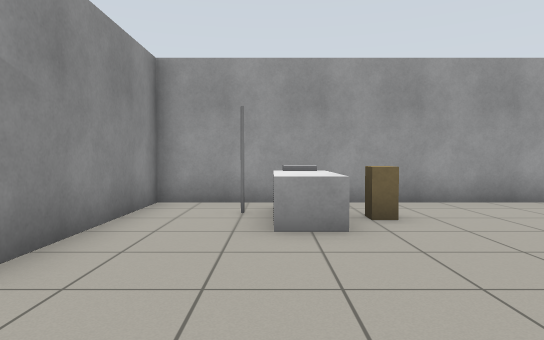
view 1 (above)

16 first-person views from a walk through a robot-simulator world made for Gazebo. The camera is 0.94 m above the floor, tilts 2° down and sees 75° across. The floor is counted in squares, 1 m on a side. Each view is taken from the middle of a square. On the plan, view 1 faces up. The plan holds only what a view shows up to about 12 squares ahead; the rest is blank. Some stock models are drawn as simple stand-ins.

view 2
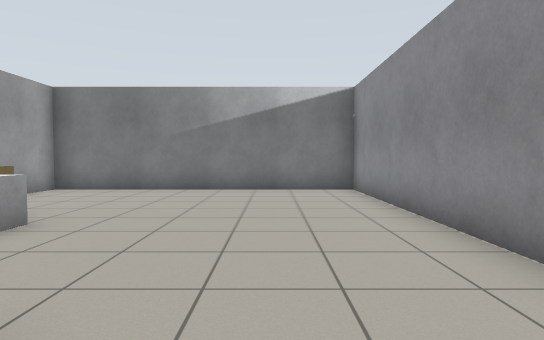

view 3
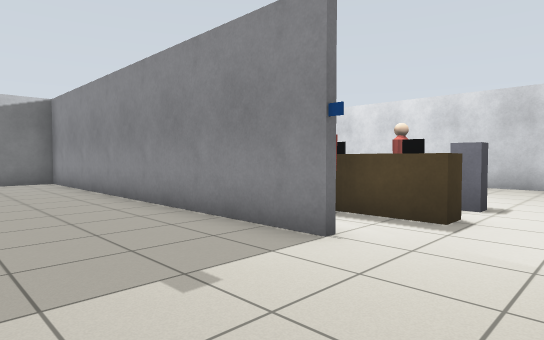

view 4
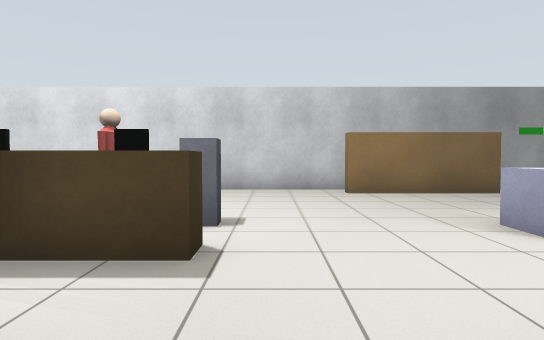

view 5
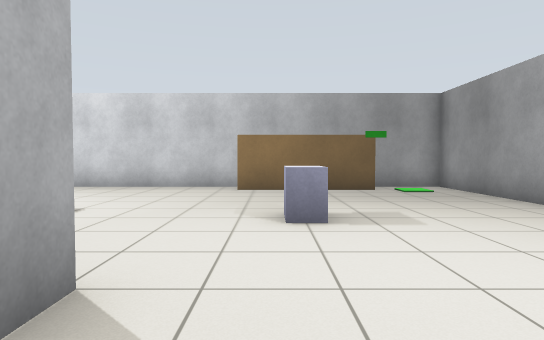

view 6
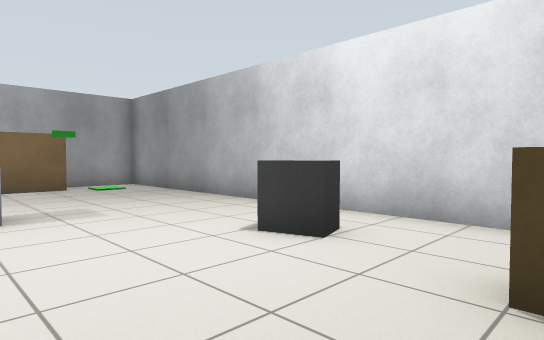

view 7
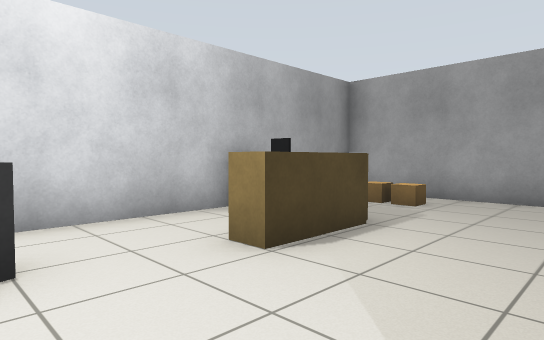

view 8
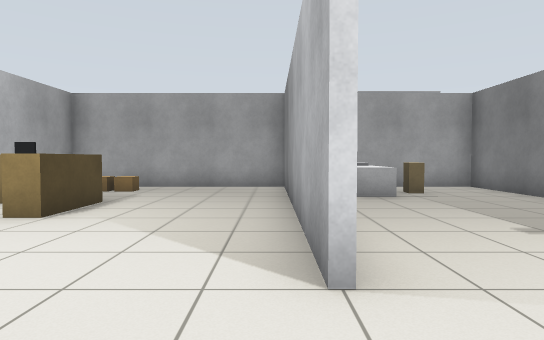

view 9
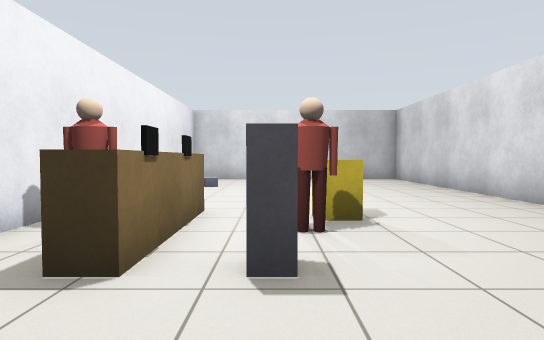

view 10
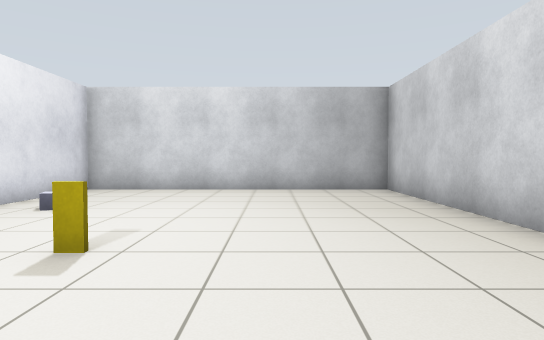

view 11
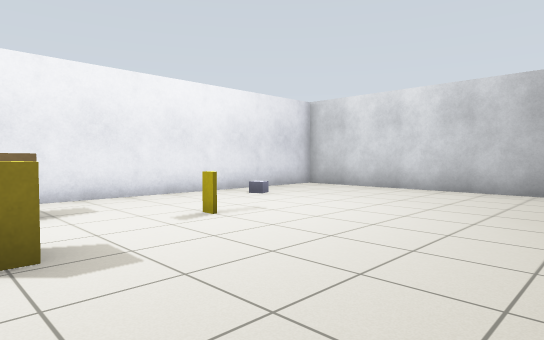

view 12
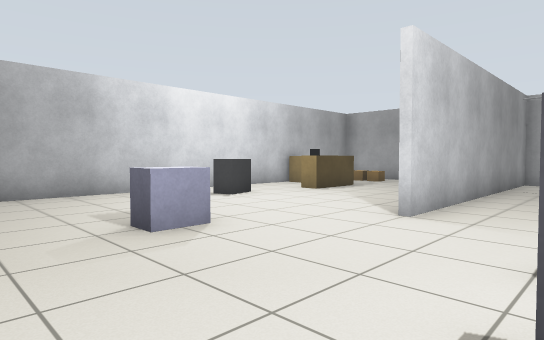

view 13
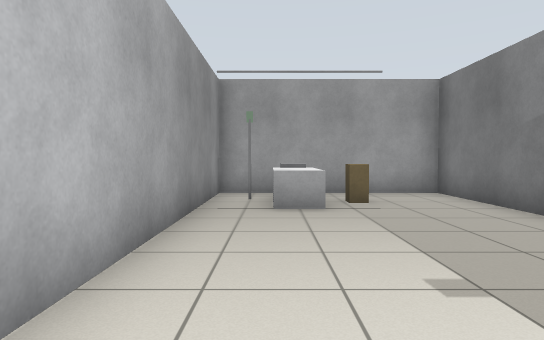

view 14
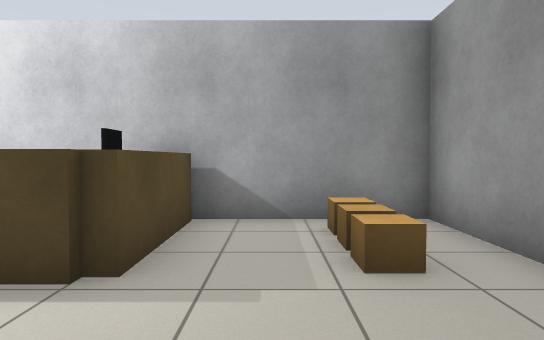

view 15
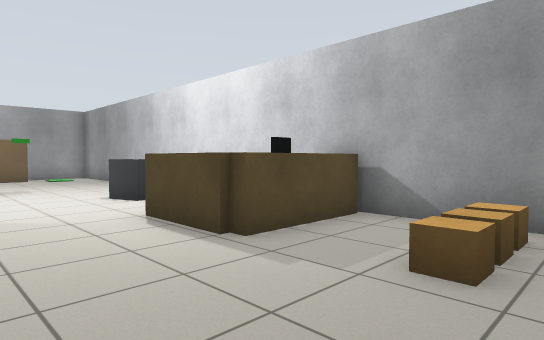

view 16
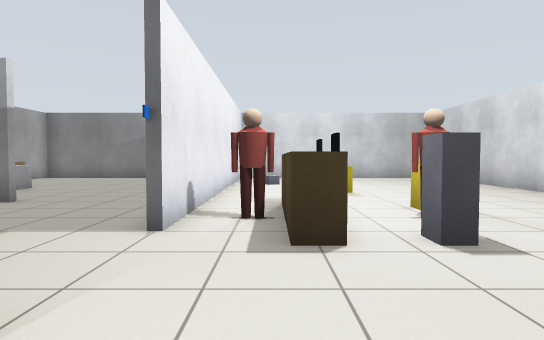

### Floor plan
Points are (right, up) in squares from view 1. A wall is a line through its corners. A room is listed if a view was taken in it or the views show most of it. See-through windows are left out.
Room 1 (view 1)
walls: (-2.4, 7.5) (-2.4, 3); (6.4, -1) (6.4, 7.4) (-3, 7.4); (-2.4, -1.4) (6.5, -1.4)
ways out: opening at (-2, 1) to room 2
objects: white box (0, 5) to (1, 5); grey pole (0, 6); white box (1, 6); brown box (2, 6)
Room 2 (views 2, 3, 4, 5, 6, 7, 8, 9, 10, 11, 12, 13, 14, 15, 16)
walls: (-4.6, -1.4) (-2.4, -1.4); (-8.6, -1.5) (-8.6, 6.9); (-2.6, 2.4) (-2.6, 7.5); (-8.4, 7.5) (-8.4, -1.5); (-3, 7.4) (-15.4, 7.4) (-15.4, -10.4) (6.4, -10.4) (6.4, -1); (-13.1, -9.3) (-9, -9.3) (-9, -9.8); (6.5, -1.6) (-4.6, -1.6)
low walls: (-6.3, -3.6) (-6.3, -3.2) (-5.5, -3.2); (-2.6, -3.8) (-3.6, -3.8); (-15.2, 3.8) (-12.8, 3.8)
ways out: opening at (-2, 1) to room 1
objects: beige box (-15, 6); grey box (-14, -1) to (-13, -1); black box (-14, 3); beige box (-14, 6); brown box (-13, 2) to (-13, 3); beige box (-13, 6); grey box (-11, -5) to (-10, -4); white box (-7, 5) to (-6, 5); filing cabinet (-6, -5); black box (-6, -4) to (-5, -4); other object (-6, 6); person (-5, -5) to (-4, -5); person (-5, -3) to (-4, -3); sign (-5, -1); brown box (-5, 6); yellow box (-4, -6); black box (-4, -4); sign (-1, -5); grey box (2, -3) to (3, -3)

Positions as (right, up) in squares from view 1, and headings:
1: (0, 0), facing up
2: (-4, 1), facing right
3: (-8, 2), facing down-right
4: (-7, 0), facing down
5: (-10, 1), facing down
6: (-10, 2), facing down-left
7: (-10, -1), facing up-left
8: (-9, -4), facing up
9: (-9, -5), facing right
10: (-4, -7), facing right
11: (-4, -10), facing up-right
12: (-6, -7), facing up-left
13: (-7, -2), facing up
14: (-10, 5), facing left
15: (-10, 7), facing down-left
16: (-10, -3), facing right
